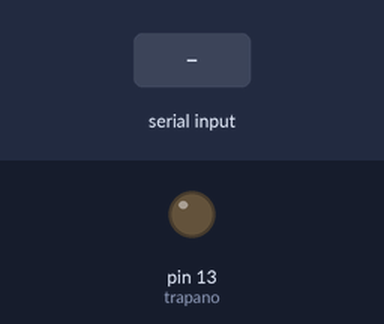
Bench run of a sketch on a simulated Arduino Uno, built with avr-gcc and run on an emulated ATmega328P. Shown: output pins drawn as LEDs (lit = HIGH). The test bench sets the inputs (shaded band).

Above: at 1.2 s.
1.3 s: "a" received over Serial
At 2.1 s:
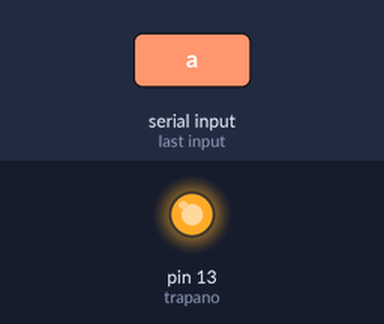
2.8 s: "b" received over Serial
At 3.2 s:
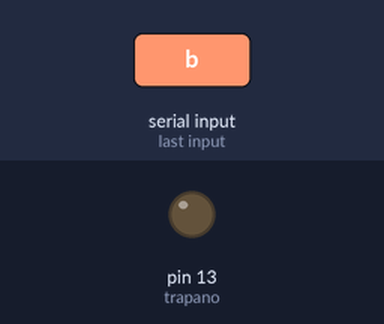
Timing chart, 0 to 5.8 s (numbered marks = the images above; inputs shaded):
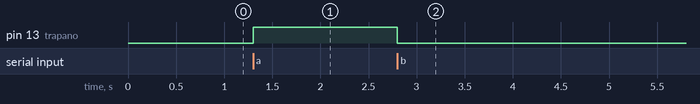

Measured:
- after the input at 1.3 s, pin 13 (trapano): LOW → HIGH at once
- after the input at 2.8 s, pin 13 (trapano): HIGH → LOW at once

The sketch:

Trapano_control.ino
```cpp
int trapano = 13;
void setup()
{
  Serial.begin(9600);
  pinMode(trapano, OUTPUT);
}

void loop()
{
  if(Serial.available())
  {
    int c = Serial.read();
    if( c == 'a')
      digitalWrite(trapano, HIGH);
    if(c == 'b')
      digitalWrite(trapano, LOW);
  }
}
```
